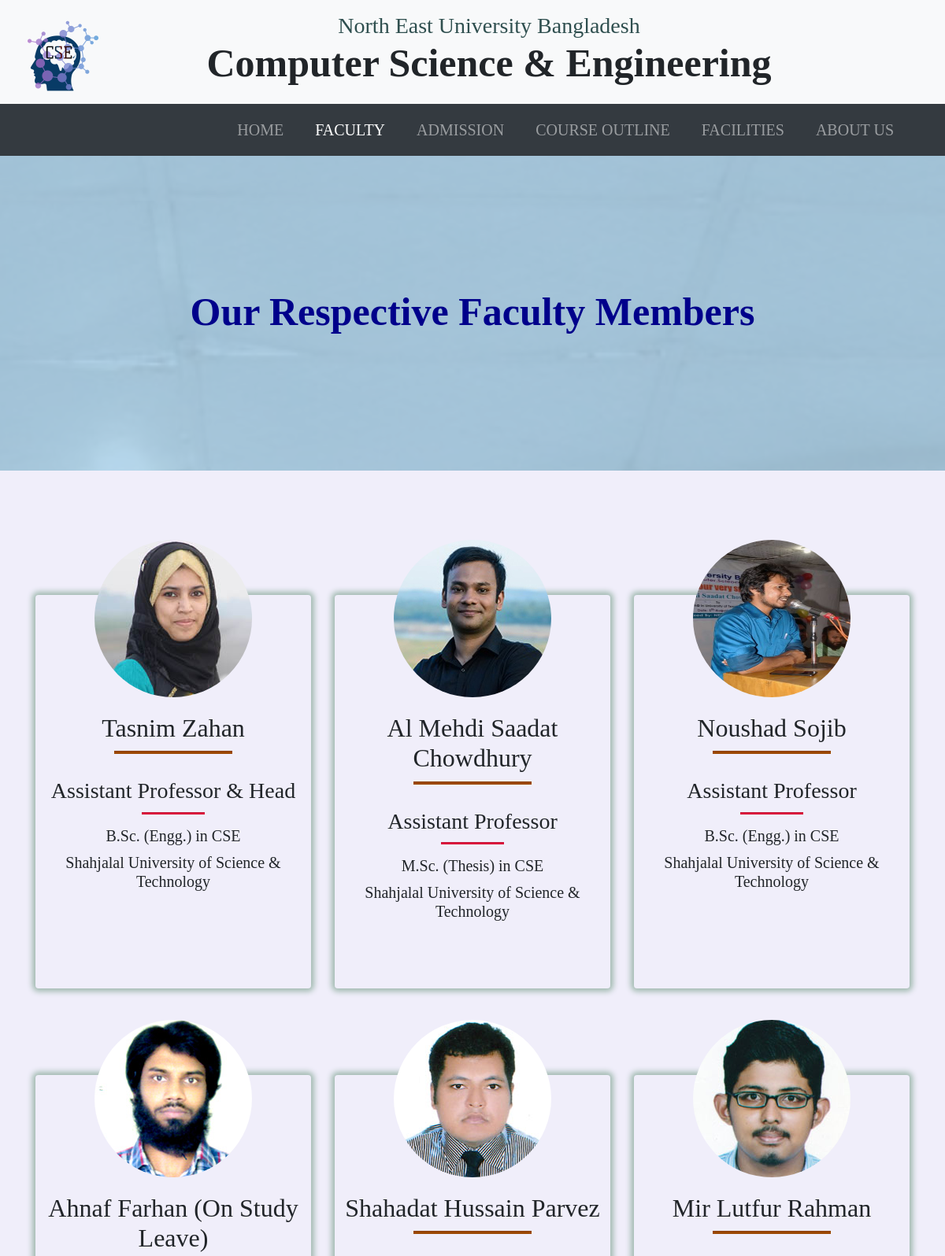
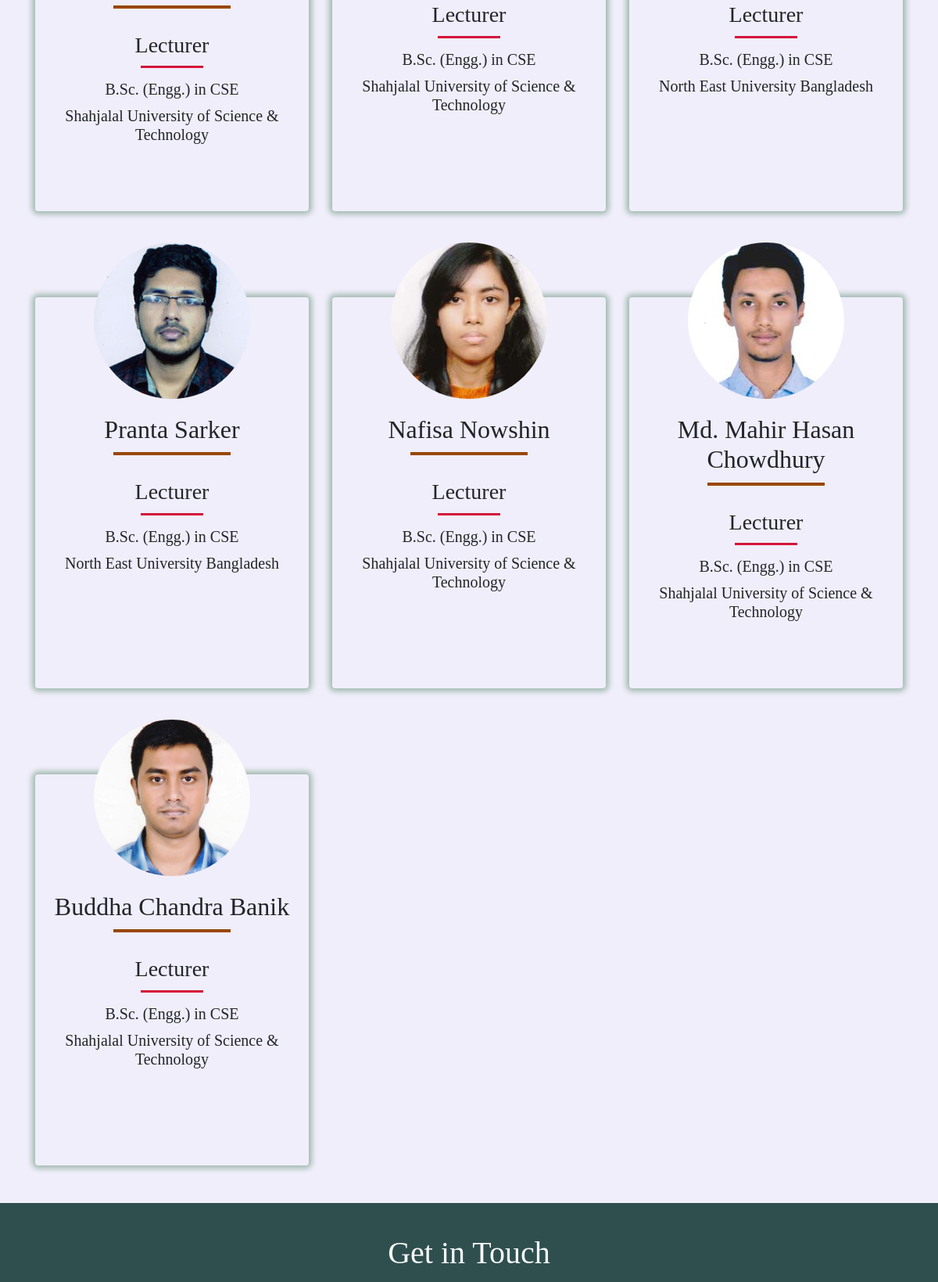
The page /faculty.php (upper part) on the database its author committed (2 pictures, top to bottom).
### tables this page shows
CREATE TABLE `facultys` (
  `id` int(11) NOT NULL,
  `img` varchar(255) NOT NULL,
  `name` varchar(150) NOT NULL,
  `designation` varchar(255) NOT NULL,
  `qualification` varchar(255) NOT NULL,
  `institute` varchar(255) NOT NULL
);

### faculty.php (the view, shortened to what this page needs)
<?php
  $conn = mysqli_connect('localhost', 'root', '', 'cse');
  $sql = "SELECT * from facultys";
   $result = mysqli_query($conn, $sql);
?>
<!DOCTYPE html>
<html lang="en">
<head>
  <link rel="stylesheet" href="https://stackpath.bootstrapcdn.com/bootstrap/4.5.0/css/bootstrap.min.css"
>
  <link rel="stylesheet" href="fonts/font.css">
  <link rel="stylesheet" href="css/style.css">
</head>
<body>
  <header class="bg-light">
    <div class="container">
        <div class="row heading py-3">
            <a class="navbar-brand" href="#home"><img class="img-fluid" src="img/logo.png" alt=""></a>
          <div class="col-md-10 text-center">
            <h3>North East University Bangladesh</h3>
            <h1>Computer Science & Engineering</h1>
           </div>
         </div>
    </div>
    <nav class="navbar navbar-expand-lg  navbar-dark bg-dark">
        <div class="container">
            <div class="collapse navbar-collapse" id="navbarNav">
                <ul class="navbar-nav ml-auto">
                    <li class="nav-item"><a class="nav-link" href="index.php">Home</a></li>
                    <li class="nav-item active"><a class="nav-link" href="faculty.php">Faculty</a></li>
                    <li class="nav-item "><a class="nav-link" href="admission.php">Admission</a></li>
                    <li class="nav-item"><a class="nav-link" href="course-outline.php">Course Outline</a></li>
                    <li class="nav-item"><a class="nav-link" href="facilities.php">Facilities</a></li>
                    <li class="nav-item"><a class="nav-link" href="about.php">About Us</a></li>
                </ul>
            </div>
        </div>
    </nav>
</header>
<section id="faculty-header">
    <div class="layer">
        <div class="container">
            <div class="row pt-4">
                <div class="col-12 pt-5">
                    <div class="faculty-content text-center pt-5 mt-5">
                        <h1>Our Respective Faculty Members</h1>
                    </div>
                </div>
            </div>
        </div>
    </div>
</section>
<section id="faculty-body" class="py-5">
    <div class="container">
        <div class="row">
        <?php while($row = mysqli_fetch_assoc($result)) { ?>
            <div class="col-lg-4 ">
                <div class="faculty-member">
                        <div class="card text-center pb-5 faculty-column">
                            <img src="<?php echo 'admin/'.$row['img']; ?>" alt="" class="img-fluid">
                            <h2><?php echo $row['name'] ?></h2>
                            <hr>
                            <h3><?php echo $row['designation']; ?></h3>
                            <hr class="hr">
                            <h5><?= $row['qualification'] ; ?></h5>
                            <h5 ><?php echo $row['institute']; ?></h5>
                        </div>
                </div>
            </div>
            <?php } ?>
        </div>
    </div>
</section>
<section id="Contact">
  <div class="container">
    <h1 class="text-center text-light">Get in Touch</h1>
      <div class="row">
          <div class="col-md-6">
              <form class="contact-form" action="admin/contact.php" method = "POST">
              </form>
          </div>
          <div class="col-md-6 contact-info">
           </div>
       </div>
  </div>
</section>
</body>
</html>

### css/style.css (style rules this page uses)
* { padding: 0; margin: 0; }
body { font-family:"barlow"; }
h1,h2,h3,h4,h5,h6 { margin: 0; }
hr { margin-top: 0.5rem; margin-bottom: 0.5rem; }
.navbar-brand { width: 100px; height: 100px; }
header .heading h1 { font-size: 50px; font-weight: bold; }
header .heading h3 { color: darkslategray; }
.navbar-nav .nav-item .nav-link { padding: 10px 20px; font-size: 20px; text-transform: uppercase; }
#Contact { background-color: #2F4F4F; padding-top: 40px; padding-bottom: 40px; color: #777; }
#Contact h1 { color: black; }
.contact-form { padding: 15px; }
::placeholder { color: #999; }
#faculty-header { background-image: url(../img/faculty-members.jpg); background-attachment: fixed; background-repeat: no-repeat; background-size: cover; height: 50vh; width: 100vw; background-position:center; }
#faculty-header .layer { background-color: rgba(173, 214, 241, 0.8); height: 100%; width: 100%; }
.faculty-content h1 { font-size: 50px; color: darkblue; font-weight: bold; }
#faculty-body { background-color: #F0EEFA; }
.faculty-member h3, .faculty-member h2 { margin-top: 20px; margin-bottom: 10px; }
.faculty-member h5 { margin-top: 5px; margin-bottom: 5px; }
.faculty-member hr { width: 150px; background-color: #9C4803; height: 3px; margin: 0 auto; margin-bottom: 10px; }
.faculty-member .hr { width: 80px; background-color: crimson; height: 2px; margin: 0 auto; margin-bottom: 10px; }
.faculty-column { height: 500px; }
.faculty-member .card { background-color:#F0EEFA; transition: 0.7s; border: none; -webkit-box-shadow: 0px 0px 7px 4px rgba(161,186,176,1); -moz-box-shadow: 0px 0px 7px 4px rgba(161,186,176,1); box-shadow: 0px 0px 7px 4px rgba(161,186,176,1); -webkit-transition: 0.7s; -moz-transition: 0.7s; -ms-transition: 0.7s; -o-transition: 0.7s; }
.faculty-member { margin-top: 110px; }
.faculty-member .card img { height: 200px; width: 200px; display: block; margin: 0 auto; margin-top: -70px; border-radius: 50%; -webkit-border-radius: 50%; -moz-border-radius: 50%; -ms-border-radius: 50%; -o-border-radius: 50%; transition: 0.7s; -webkit-transition: 0.7s; -moz-transition: 0.7s; -ms-transition: 0.7s; -o-transition: 0.7s; }

### rows shown on the page
facultys: img (picture), name "Tasnim Zahan", designation "Assistant Professor & Head", qualification "B.Sc. (Engg.) in CSE", institute "Shahjalal University of Science & Technology"
facultys: img (picture), name "Al Mehdi Saadat Chowdhury", designation "Assistant Professor", qualification "M.Sc. (Thesis) in CSE", institute "Shahjalal University of Science & Technology"
facultys: img (picture), name "Noushad Sojib", designation "Assistant Professor", qualification "B.Sc. (Engg.) in CSE", institute "Shahjalal University of Science & Technology"
facultys: img (picture), name "Ahnaf Farhan (On Study Leave)", designation "Lecturer", qualification "B.Sc. (Engg.) in CSE", institute "Shahjalal University of Science & Technology"
facultys: img (picture), name "Shahadat Hussain Parvez", designation "Lecturer", qualification "B.Sc. (Engg.) in CSE", institute "Shahjalal University of Science & Technology"
facultys: img (picture), name "Mir Lutfur Rahman", designation "Lecturer", qualification "B.Sc. (Engg.) in CSE", institute "North East University Bangladesh"
facultys: img (picture), name "Pranta Sarker", designation "Lecturer", qualification "B.Sc. (Engg.) in CSE", institute "North East University Bangladesh"
facultys: img (picture), name "Nafisa Nowshin", designation "Lecturer", qualification "B.Sc. (Engg.) in CSE", institute "Shahjalal University of Science & Technology"
facultys: img (picture), name "Md. Mahir Hasan Chowdhury", designation "Lecturer", qualification "B.Sc. (Engg.) in CSE", institute "Shahjalal University of Science & Technology"
facultys: img (picture), name "Buddha Chandra Banik", designation "Lecturer", qualification "B.Sc. (Engg.) in CSE", institute "Shahjalal University of Science & Technology"
